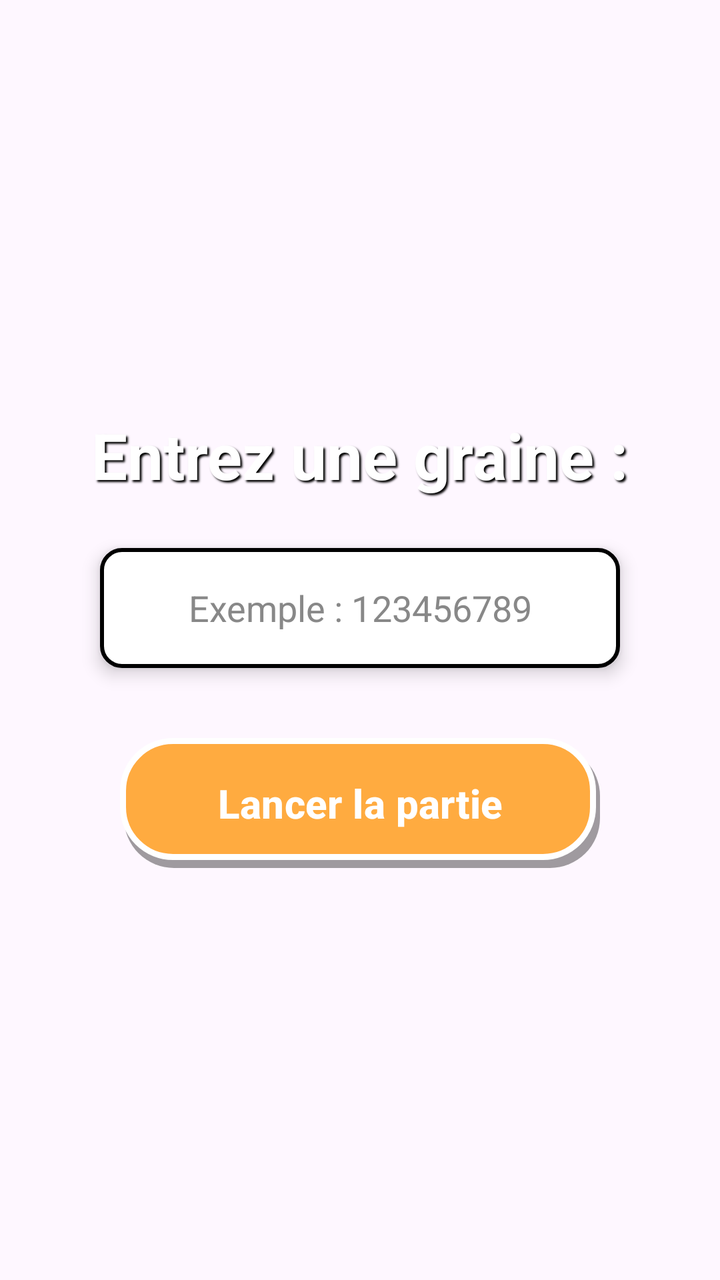
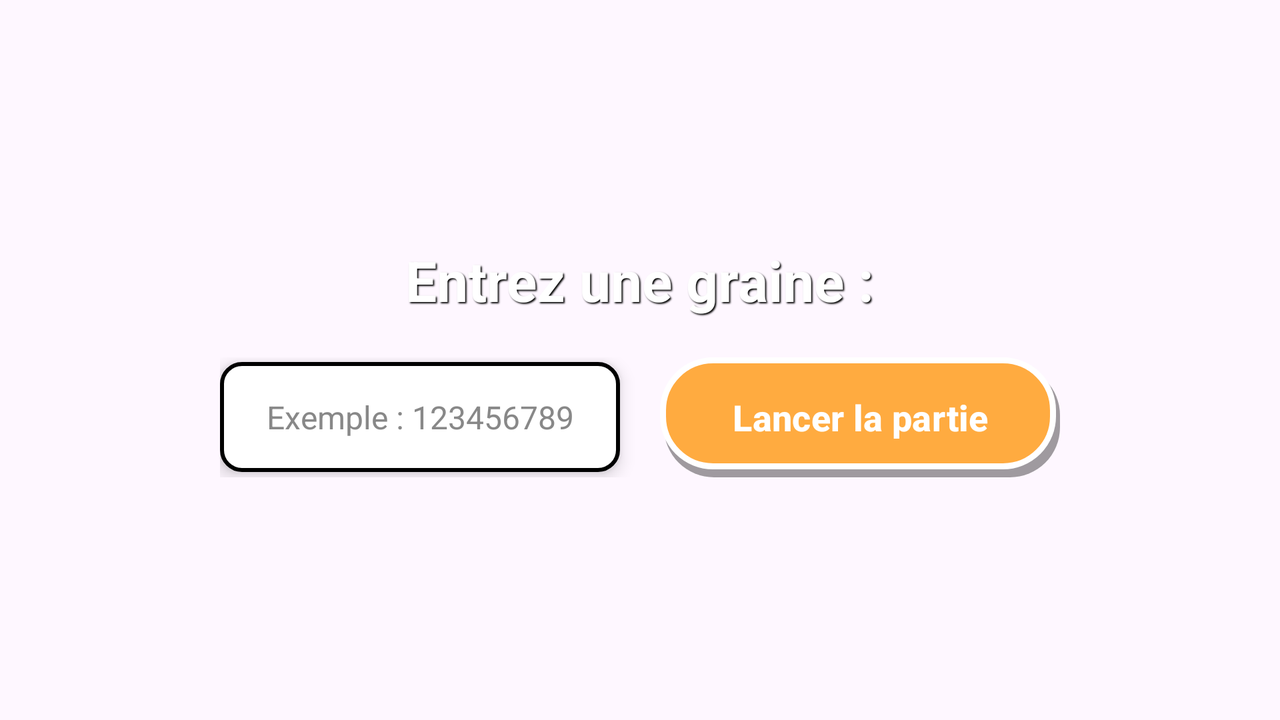

One screen, two layout resources from the same app: the default and the repository's alternative for another configuration. Each is rendered where Android would select it; the XML of both is given below.
<!-- AndroidManifest.xml: application theme Theme.Chuzzle -->
<!-- res/layout/activity_seed.xml -->
<?xml version="1.0" encoding="utf-8"?>
<RelativeLayout
    xmlns:android="http://schemas.android.com/apk/res/android"
    xmlns:app="http://schemas.android.com/apk/res-auto"
    android:layout_width="match_parent"
    android:layout_height="match_parent"
    android:background="@drawable/menu_portrait_background">

    <LinearLayout
        android:layout_width="match_parent"
        android:layout_height="wrap_content"
        android:layout_centerInParent="true"
        android:gravity="center"
        android:orientation="vertical"
        android:padding="32dp">

        <TextView
            android:layout_width="wrap_content"
            android:layout_height="wrap_content"
            android:text="@string/seed_prompt"
            android:textSize="32sp"
            android:textStyle="bold"
            android:textColor="#FFFFFF"
            android:shadowColor="#000000"
            android:shadowDx="3"
            android:shadowDy="3"
            android:shadowRadius="2"
            android:elevation="10dp"
            android:layout_marginBottom="25dp"/>

        <EditText
            android:id="@+id/seedEditText"
            android:layout_width="260dp"
            android:layout_height="60dp"
            android:inputType="numberSigned"
            android:hint="@string/seed_hint"
            android:textSize="18sp"
            android:padding="12dp"
            android:gravity="center"
            android:background="@drawable/edit_text_seed_style"
            android:textColor="#000000"
            android:textColorHint="#888888"
            android:elevation="5dp"
            android:layout_marginBottom="35dp"/>

        <Button
            android:id="@+id/playSeedButton"
            android:layout_width="240dp"
            android:layout_height="65dp"
            android:background="@drawable/button_play_style"
            app:backgroundTint="@null"
            android:elevation="10dp"
            android:text="@string/seed_play_button"
            android:textColor="#FFFFFF"
            android:textSize="20sp"
            android:textStyle="bold"
            android:textAllCaps="false" />

    </LinearLayout>

</RelativeLayout>
<!-- resources referenced by this layout -->
<resources>
  <!-- drawable button_play_style (drawable) -->
  <?xml version="1.0" encoding="utf-8"?>
  <layer-list xmlns:android="http://schemas.android.com/apk/res/android">
      
      <item
          android:top="4dp"
          android:left="2dp">
          <shape android:shape="rectangle">
              <solid android:color="#60000000" />
              <corners android:radius="25dp" />
          </shape>
      </item>
  
      
      <item
          android:bottom="4dp"
          android:right="2dp">
          <shape android:shape="rectangle">
              <solid android:color="#FFAB40" />
              <corners android:radius="25dp" />
              <stroke
                  android:width="3dp"
                  android:color="#FFFFFFFF" />
          </shape>
      </item>
  </layer-list>
  <!-- drawable edit_text_seed_style (drawable) -->
  <?xml version="1.0" encoding="utf-8"?>
  <shape xmlns:android="http://schemas.android.com/apk/res/android">
      <solid android:color="#FFFFFF" />
      <stroke
          android:width="2dp"
          android:color="#000000" />
      <corners android:radius="10dp" />
  </shape>
  <string name="seed_hint">Exemple : 123456789</string>
  <string name="seed_play_button">Lancer la partie</string>
  <string name="seed_prompt">Entrez une graine :</string>
  <style name="Theme.Chuzzle" parent="Base.Theme.Chuzzle" />
  <style name="Base.Theme.Chuzzle" parent="Theme.Material3.DayNight.NoActionBar">
          
          
      </style>
</resources>
<!-- res/layout-land/activity_seed.xml (the repository's variant of the layout above) -->
<!-- drawn on the phone turned sideways -->
<?xml version="1.0" encoding="utf-8"?>
<RelativeLayout
    xmlns:android="http://schemas.android.com/apk/res/android"
    xmlns:app="http://schemas.android.com/apk/res-auto"
    android:layout_width="match_parent"
    android:layout_height="match_parent"
    android:background="@drawable/menu_landscape_background">

    <LinearLayout
        android:layout_width="match_parent"
        android:layout_height="wrap_content"
        android:layout_centerInParent="true"
        android:gravity="center"
        android:orientation="vertical"
        android:padding="20dp">

        <TextView
            android:layout_width="wrap_content"
            android:layout_height="wrap_content"
            android:text="@string/seed_prompt"
            android:textSize="28sp"
            android:textStyle="bold"
            android:textColor="#FFFFFF"
            android:shadowColor="#000000"
            android:shadowDx="2"
            android:shadowDy="2"
            android:shadowRadius="1.5"
            android:elevation="10dp"
            android:layout_marginBottom="20dp"/>

        <LinearLayout
            android:layout_width="wrap_content"
            android:layout_height="wrap_content"
            android:orientation="horizontal"
            android:gravity="center">

            <EditText
                android:id="@+id/seedEditText"
                android:layout_width="200dp"
                android:layout_height="55dp"
                android:layout_marginEnd="20dp"
                android:inputType="numberSigned"
                android:hint="@string/seed_hint"
                android:textSize="16sp"
                android:padding="10dp"
                android:gravity="center"
                android:background="@drawable/edit_text_seed_style"
                android:textColor="#000000"
                android:textColorHint="#888888"
                android:elevation="5dp" />

            <Button
                android:id="@+id/playSeedButton"
                android:layout_width="200dp"
                android:layout_height="60dp"
                android:background="@drawable/button_play_style"
                app:backgroundTint="@null"
                android:elevation="10dp"
                android:text="@string/seed_play_button"
                android:textColor="#FFFFFF"
                android:textSize="18sp"
                android:textStyle="bold"
                android:textAllCaps="false" />
        </LinearLayout>

    </LinearLayout>

</RelativeLayout>
